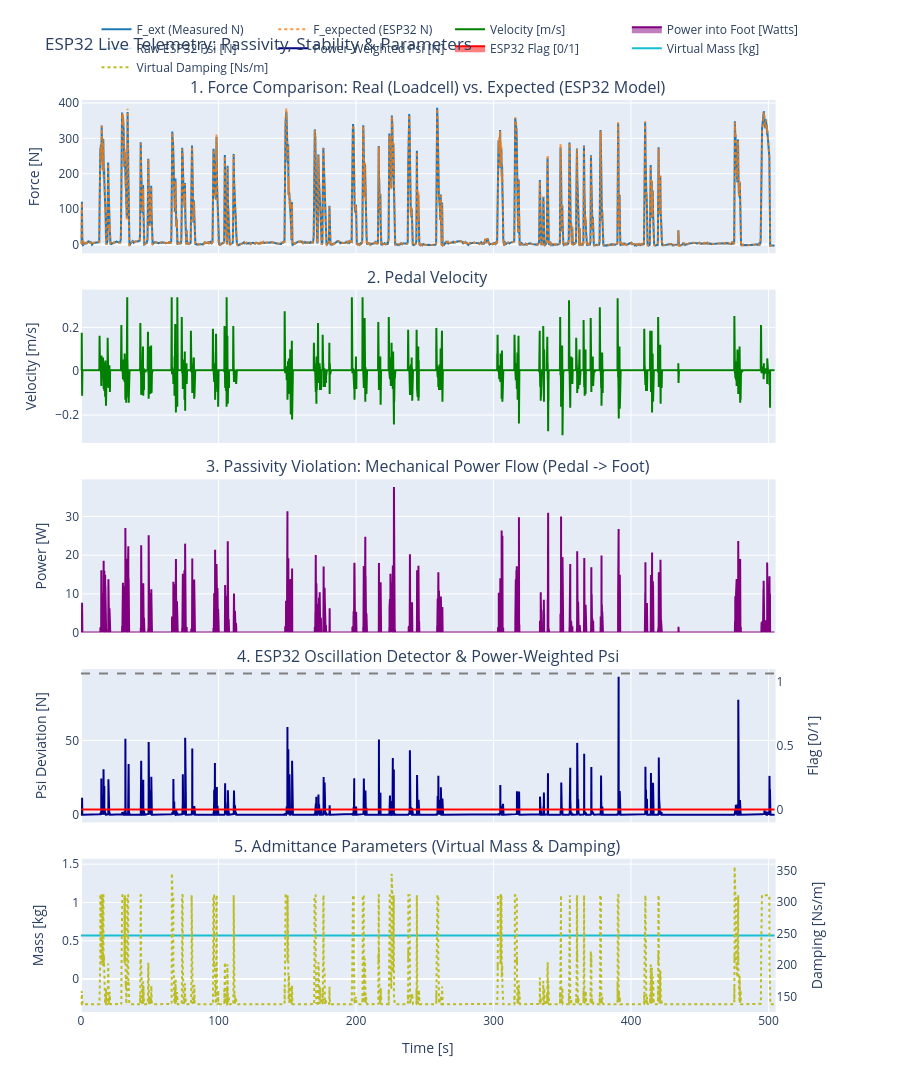

The cell this chart's notebook holds for it:
### Markdown cell above
# Dynamic Admittance Parameters according to "Admittance Control Parameter Adaptation for Physical Human-Robot Interaction"

### Code cell
import plotly.graph_objects as go
from plotly.subplots import make_subplots
import numpy as np

# ==========================================
# 1. KINEMATICS & PASSIVITY CALCULATION
# ==========================================
# Umrechnungsfaktor (5mm Spindelsteigung, 3710 Steps/Rev)
STEPS_TO_M = 0.005 / 3710.0 

force_ext_measured_N = df['pedalForceFiltered_fl32'] * 9.81
vel_mps = df['currentSpeedInHz_i32'] * STEPS_TO_M

# Mechanische Leistung P = F * v (in Watt)
# Negativ bedeutet: Das Pedal schiebt aktiv gegen die Kraft des Nutzers an.
mechanical_power_W = force_ext_measured_N * vel_mps

# Wir isolieren die Leistung, die ins Bein fließt (Pedal drückt Fuß zurück)
# F > 0 und v < 0 -> P < 0. Wir drehen das Vorzeichen für den Plot, sodass
# ein positiver Ausschlag "Gefahr / Energie in den Fuß" bedeutet.
power_to_user_W = np.clip(-mechanical_power_W, 0, None)

# ==========================================
# 2. POWER-WEIGHTED DETECTOR
# ==========================================
# Wir verstärken das rohe Psi-Signal des ESP32 proportional zur Leistung, 
# die in den Fuß fließt. 
# Tuning (POWER_PENALTY_FACTOR): Wie stark soll Watt die Erkennung triggern?
POWER_PENALTY_FACTOR = 0.5  
power_weight = 1.0 + (power_to_user_W * POWER_PENALTY_FACTOR)

weighted_psi_N = df['admittance_admittancePsi_N'] * power_weight

# ==========================================
# 3. PLOT
# ==========================================
fig = make_subplots(
    rows=5, cols=1,
    shared_xaxes=True,
    vertical_spacing=0.04,
    subplot_titles=(
        "1. Force Comparison: Real (Loadcell) vs. Expected (ESP32 Model)",
        "2. Pedal Velocity",
        "3. Passivity Violation: Mechanical Power Flow (Pedal -> Foot)",
        "4. ESP32 Oscillation Detector & Power-Weighted Psi",
        "5. Admittance Parameters (Virtual Mass & Damping)"
    ),
    # WICHTIG: Reihe 1-3 haben nur eine Achse, Reihe 4 und 5 haben sekundäre Achsen
    specs=[
        [{"secondary_y": False}], 
        [{"secondary_y": False}], 
        [{"secondary_y": False}], 
        [{"secondary_y": True}],
        [{"secondary_y": True}]
    ]
)

# ------------------------------------------
# Row 1: Forces (Real vs. ESP32 Expected)
# ------------------------------------------
fig.add_trace(go.Scatter(x=df["time_InS"], y=force_ext_measured_N, mode='lines', name='F_ext (Measured N)', line=dict(color='#1f77b4')), row=1, col=1)
fig.add_trace(go.Scatter(x=df["time_InS"], y=df['admittance_expectedForce_N'], mode='lines', name='F_expected (ESP32 N)', opacity=0.8, line=dict(dash='dot', color='#ff7f0e')), row=1, col=1)

# ------------------------------------------
# Row 2: Velocity
# ------------------------------------------
fig.add_trace(go.Scatter(x=df["time_InS"], y=vel_mps, mode='lines', name='Velocity [m/s]', line=dict(color='green', width=2)), row=2, col=1)

# ------------------------------------------
# Row 3: Power to Foot
# ------------------------------------------
fig.add_trace(go.Scatter(x=df["time_InS"], y=power_to_user_W, mode='lines', name='Power into Foot [Watts]', line=dict(color='purple', width=2), fill='tozeroy'), row=3, col=1)

# ------------------------------------------
# Row 4: ESP32 Psi and Detection Flag
# ------------------------------------------
fig.add_trace(go.Scatter(x=df["time_InS"], y=df['admittance_admittancePsi_N'], mode='lines', name='Raw ESP32 Psi [N]', line=dict(color='lightblue', width=1)), row=4, col=1, secondary_y=False)
fig.add_trace(go.Scatter(x=df["time_InS"], y=weighted_psi_N, mode='lines', name='Power-Weighted Psi [N]', line=dict(color='darkblue', width=2)), row=4, col=1, secondary_y=False)

# Schwellwert-Linie (Dein aktueller Threshold)
ESP32_PSI_THRESHOLD = 47.5 * 2 
fig.add_shape(type="line", x0=df["time_InS"].min(), x1=df["time_InS"].max(), y0=ESP32_PSI_THRESHOLD, y1=ESP32_PSI_THRESHOLD, 
              line=dict(color="gray", width=2, dash="dash"), row=4, col=1, secondary_y=False)

# ESP32 Oscillation Flag auf der rechten Achse
fig.add_trace(go.Scatter(x=df["time_InS"], y=df['admittance_isOscillating'], mode='lines', name='ESP32 Flag [0/1]', 
                         line=dict(color='red', width=2, shape='hv'), fill='tozeroy'), row=4, col=1, secondary_y=True)

# ------------------------------------------
# Row 5: Admittance Parameters (Mass & Damping)
# ------------------------------------------
fig.add_trace(go.Scatter(x=df["time_InS"], y=df['admittance_virtualMass_kg'], mode='lines', name='Virtual Mass [kg]', line=dict(color='#17becf', width=2)), row=5, col=1, secondary_y=False)
fig.add_trace(go.Scatter(x=df["time_InS"], y=df['admittance_virtualDamping_Ns_m'], mode='lines', name='Virtual Damping [Ns/m]', line=dict(color='#bcbd22', width=2, dash='dot')), row=5, col=1, secondary_y=True)

# ==========================================
# THE MAGIC TRICK FOR THE HOVER MENU
# ==========================================
# Hover-Link auf die letzte Achse
fig.update_traces(xaxis='x5')

# ------------------------------------------
# Layout & Styling
# ------------------------------------------
fig.update_layout(
    height=1400, 
    title="ESP32 Live Telemetry: Passivity, Stability & Parameters", 
    
    # x unified gibt uns die gebündelte Box für die aktuell fokussierte Reihe
    hovermode="x unified", 
    hoversubplots="axis",
    legend=dict(orientation="h", yanchor="bottom", y=1.02, xanchor="center", x=0.5)
)

# Wir schalten für ALLE Subplot-X-Achsen eine durchgehende Spikeline (Fadenkreuz) ein.
# Das "across" sorgt dafür, dass die Linie durch alle 5 Reihen geht!
fig.update_xaxes(
    showspikes=True, 
    spikemode="across", 
    spikedash="solid", 
    spikecolor="gray", 
    spikethickness=1,
    spikesnap="cursor"
)

# Y-Achsen Beschriftungen für alle 5 Reihen
fig.update_yaxes(title_text="Force [N]", row=1, col=1)
fig.update_yaxes(title_text="Velocity [m/s]", row=2, col=1)
fig.update_yaxes(title_text="Power [W]", row=3, col=1)

fig.update_yaxes(title_text="Psi Deviation [N]", row=4, col=1, secondary_y=False)
fig.update_yaxes(title_text="Flag [0/1]", row=4, col=1, secondary_y=True, range=[-0.1, 1.1], showgrid=False)

fig.update_yaxes(title_text="Mass [kg]", row=5, col=1, secondary_y=False)
fig.update_yaxes(title_text="Damping [Ns/m]", row=5, col=1, secondary_y=True, showgrid=False)

# X-Achsen Beschriftung an die unterste Reihe setzen
fig.update_xaxes(title_text="Time [s]", row=5, col=1)

fig.show()

### Figure 1 — Plotly figure (JSON) as saved in the notebook; plotly's stock layout.template omitted (floating-point values rounded to 4 significant figures; data arrays with more than 128 entries replaced by an {"elided": "..."} marker saying what was removed)
{"data": [{"line": {"color": "#1f77b4"}, "mode": "lines", "name": "F_ext (Measured N)", "type": "scatter", "x": {"elided": "19764 float values"}, "xaxis": "x", "y": {"elided": "19764 float values"}, "yaxis": "y"}, {"line": {"color": "#ff7f0e", "dash": "dot"}, "mode": "lines", "name": "F_expected (ESP32 N)", "opacity": 0.8, "type": "scatter", "x": {"elided": "19764 float values"}, "xaxis": "x", "y": {"elided": "19764 float values"}, "yaxis": "y"}, {"line": {"color": "green", "width": 2}, "mode": "lines", "name": "Velocity [m/s]", "type": "scatter", "x": {"elided": "19764 float values"}, "xaxis": "x2", "y": {"elided": "19764 float values"}, "yaxis": "y2"}, {"fill": "tozeroy", "line": {"color": "purple", "width": 2}, "mode": "lines", "name": "Power into Foot [Watts]", "type": "scatter", "x": {"elided": "19764 float values"}, "xaxis": "x3", "y": {"elided": "19764 float values"}, "yaxis": "y3"}, {"line": {"color": "lightblue", "width": 1}, "mode": "lines", "name": "Raw ESP32 Psi [N]", "type": "scatter", "x": {"elided": "19764 float values"}, "xaxis": "x4", "y": {"elided": "19764 float values"}, "yaxis": "y4"}, {"line": {"color": "darkblue", "width": 2}, "mode": "lines", "name": "Power-Weighted Psi [N]", "type": "scatter", "x": {"elided": "19764 float values"}, "xaxis": "x4", "y": {"elided": "19764 float values"}, "yaxis": "y4"}, {"fill": "tozeroy", "line": {"color": "red", "shape": "hv", "width": 2}, "mode": "lines", "name": "ESP32 Flag [0/1]", "type": "scatter", "x": {"elided": "19764 float values"}, "xaxis": "x4", "y": {"elided": "19764 int values"}, "yaxis": "y5"}, {"line": {"color": "#17becf", "width": 2}, "mode": "lines", "name": "Virtual Mass [kg]", "type": "scatter", "x": {"elided": "19764 float values"}, "xaxis": "x5", "y": {"elided": "19764 float values"}, "yaxis": "y6"}, {"line": {"color": "#bcbd22", "dash": "dot", "width": 2}, "mode": "lines", "name": "Virtual Damping [Ns/m]", "type": "scatter", "x": {"elided": "19764 float values"}, "xaxis": "x5", "y": {"elided": "19764 float values"}, "yaxis": "y7"}], "layout": {"annotations": [{"font": {"size": 16}, "showarrow": false, "text": "1. Force Comparison: Real (Loadcell) vs. Expected (ESP32 Model)", "x": 0.47, "xanchor": "center", "xref": "paper", "y": 1, "yanchor": "bottom", "yref": "paper"}, {"font": {"size": 16}, "showarrow": false, "text": "2. Pedal Velocity", "x": 0.47, "xanchor": "center", "xref": "paper", "y": 0.792, "yanchor": "bottom", "yref": "paper"}, {"font": {"size": 16}, "showarrow": false, "text": "3. Passivity Violation: Mechanical Power Flow (Pedal -> Foot)", "x": 0.47, "xanchor": "center", "xref": "paper", "y": 0.584, "yanchor": "bottom", "yref": "paper"}, {"font": {"size": 16}, "showarrow": false, "text": "4. ESP32 Oscillation Detector & Power-Weighted Psi", "x": 0.47, "xanchor": "center", "xref": "paper", "y": 0.376, "yanchor": "bottom", "yref": "paper"}, {"font": {"size": 16}, "showarrow": false, "text": "5. Admittance Parameters (Virtual Mass & Damping)", "x": 0.47, "xanchor": "center", "xref": "paper", "y": 0.168, "yanchor": "bottom", "yref": "paper"}], "height": 1400, "hovermode": "x unified", "legend": {"orientation": "h", "x": 0.5, "xanchor": "center", "y": 1.02, "yanchor": "bottom"}, "shapes": [{"line": {"color": "gray", "dash": "dash", "width": 2}, "type": "line", "x0": 0, "x1": 504.5, "xref": "x4", "y0": 95, "y1": 95, "yref": "y4"}], "title": {"text": "ESP32 Live Telemetry: Passivity, Stability & Parameters"}, "xaxis": {"anchor": "y", "domain": [0, 0.94], "matches": "x5", "showticklabels": false}, "xaxis2": {"anchor": "y2", "domain": [0, 0.94], "matches": "x5", "showticklabels": false}, "xaxis3": {"anchor": "y3", "domain": [0, 0.94], "matches": "x5", "showticklabels": false}, "xaxis4": {"anchor": "y4", "domain": [0, 0.94], "matches": "x5", "showticklabels": false}, "xaxis5": {"anchor": "y6", "domain": [0, 0.94], "title": {"text": "Time [s]"}}, "yaxis": {"anchor": "x", "domain": [0.832, 1], "title": {"text": "Force [N]"}}, "yaxis2": {"anchor": "x2", "domain": [0.624, 0.792], "title": {"text": "Velocity [m/s]"}}, "yaxis3": {"anchor": "x3", "domain": [0.416, 0.584], "title": {"text": "Power [W]"}}, "yaxis4": {"anchor": "x4", "domain": [0.208, 0.376], "title": {"text": "Psi Deviation [N]"}}, "yaxis5": {"anchor": "x4", "overlaying": "y4", "range": [-0.1, 1.1], "showgrid": false, "side": "right", "title": {"text": "Flag [0/1]"}}, "yaxis6": {"anchor": "x5", "domain": [0, 0.168], "title": {"text": "Mass [kg]"}}, "yaxis7": {"anchor": "x5", "overlaying": "y6", "showgrid": false, "side": "right", "title": {"text": "Damping [Ns/m]"}}}}
